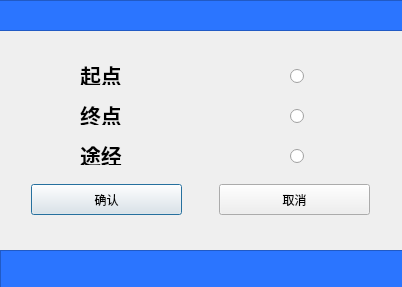
<?xml version="1.0" encoding="UTF-8"?>
<ui version="4.0">
 <class>ChooseCityDialog</class>
 <widget class="QDialog" name="ChooseCityDialog">
  <property name="geometry">
   <rect>
    <x>0</x>
    <y>0</y>
    <width>402</width>
    <height>287</height>
   </rect>
  </property>
  <property name="windowTitle">
   <string>选择城市</string>
  </property>
  <widget class="QFrame" name="frame">
   <property name="geometry">
    <rect>
     <x>-1</x>
     <y>0</y>
     <width>441</width>
     <height>31</height>
    </rect>
   </property>
   <property name="styleSheet">
    <string notr="true">background-color: rgb(43, 117, 255);</string>
   </property>
   <property name="frameShape">
    <enum>QFrame::StyledPanel</enum>
   </property>
   <property name="frameShadow">
    <enum>QFrame::Raised</enum>
   </property>
  </widget>
  <widget class="QFrame" name="frame_2">
   <property name="geometry">
    <rect>
     <x>0</x>
     <y>250</y>
     <width>431</width>
     <height>41</height>
    </rect>
   </property>
   <property name="styleSheet">
    <string notr="true">background-color: rgb(43, 117, 255);</string>
   </property>
   <property name="frameShape">
    <enum>QFrame::StyledPanel</enum>
   </property>
   <property name="frameShadow">
    <enum>QFrame::Raised</enum>
   </property>
  </widget>
  <widget class="QRadioButton" name="passing">
   <property name="geometry">
    <rect>
     <x>290</x>
     <y>148</y>
     <width>16</width>
     <height>16</height>
    </rect>
   </property>
   <property name="text">
    <string/>
   </property>
  </widget>
  <widget class="QPushButton" name="yep">
   <property name="geometry">
    <rect>
     <x>31</x>
     <y>184</y>
     <width>151</width>
     <height>31</height>
    </rect>
   </property>
   <property name="text">
    <string>确认</string>
   </property>
  </widget>
  <widget class="QPushButton" name="cancel">
   <property name="geometry">
    <rect>
     <x>219</x>
     <y>184</y>
     <width>151</width>
     <height>31</height>
    </rect>
   </property>
   <property name="text">
    <string>取消</string>
   </property>
  </widget>
  <widget class="QLabel" name="passing_label">
   <property name="geometry">
    <rect>
     <x>80</x>
     <y>144</y>
     <width>44</width>
     <height>21</height>
    </rect>
   </property>
   <property name="font">
    <font>
     <pointsize>16</pointsize>
     <weight>75</weight>
     <bold>true</bold>
    </font>
   </property>
   <property name="text">
    <string>途经</string>
   </property>
  </widget>
  <widget class="QRadioButton" name="end">
   <property name="geometry">
    <rect>
     <x>290</x>
     <y>108</y>
     <width>16</width>
     <height>16</height>
    </rect>
   </property>
   <property name="text">
    <string/>
   </property>
  </widget>
  <widget class="QLabel" name="end_label">
   <property name="geometry">
    <rect>
     <x>80</x>
     <y>104</y>
     <width>44</width>
     <height>21</height>
    </rect>
   </property>
   <property name="font">
    <font>
     <pointsize>16</pointsize>
     <weight>75</weight>
     <bold>true</bold>
    </font>
   </property>
   <property name="text">
    <string>终点</string>
   </property>
  </widget>
  <widget class="QRadioButton" name="start">
   <property name="geometry">
    <rect>
     <x>290</x>
     <y>68</y>
     <width>16</width>
     <height>16</height>
    </rect>
   </property>
   <property name="text">
    <string/>
   </property>
  </widget>
  <widget class="QLabel" name="start_label">
   <property name="geometry">
    <rect>
     <x>80</x>
     <y>64</y>
     <width>44</width>
     <height>21</height>
    </rect>
   </property>
   <property name="font">
    <font>
     <pointsize>16</pointsize>
     <weight>75</weight>
     <bold>true</bold>
    </font>
   </property>
   <property name="text">
    <string>起点</string>
   </property>
  </widget>
 </widget>
 <resources/>
 <connections/>
</ui>
